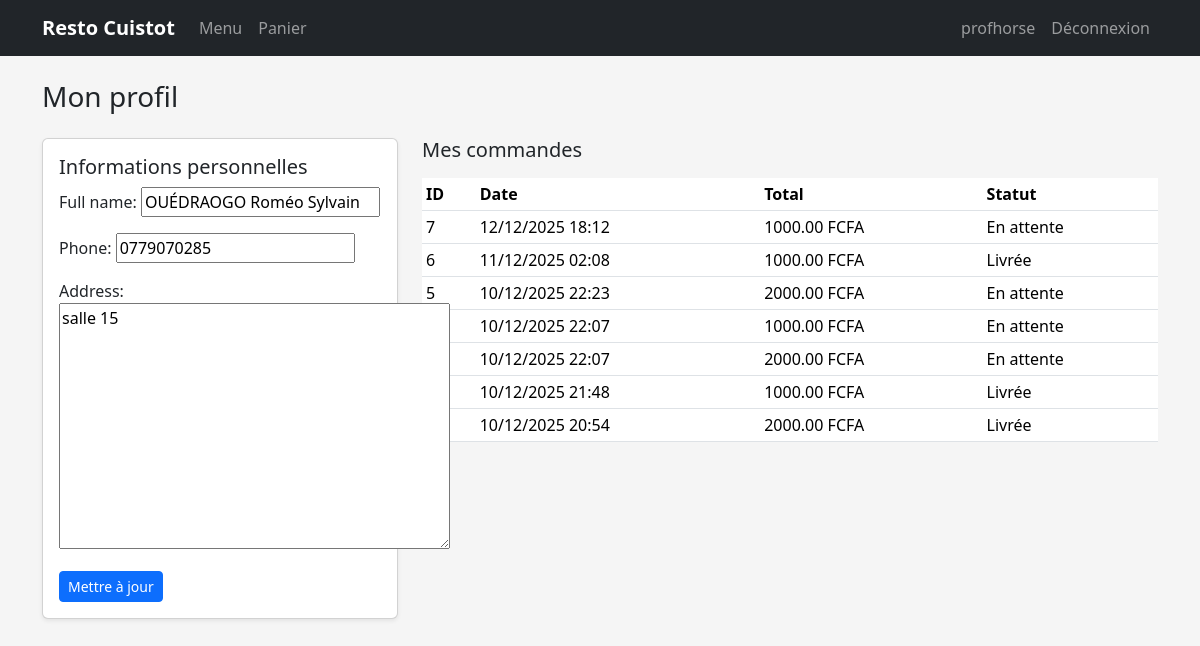
/profile/ (signed in), run on the app's committed database.
### shop/models.py (models this page shows, shortened)
class UserProfile(models.Model):
    user = models.OneToOneField(
        settings.AUTH_USER_MODEL,
        on_delete=models.CASCADE,
        related_name="profile"
    )
    full_name = models.CharField(max_length=150, blank=True)
    phone = models.CharField(max_length=30, blank=True)
    address = models.TextField(blank=True)

class Order(models.Model):
    STATUS_CHOICES = (
        ('pending', 'En attente'),
        ('confirmed', 'Confirmée'),
        ('canceled', 'Annulée'),
        ('delivered', 'Livrée'),
    )
    user = models.ForeignKey(
        settings.AUTH_USER_MODEL,
        on_delete=models.CASCADE,
        related_name='orders',
        null=True,
        blank=True,  # pour ne pas casser les anciennes commandes
    )
    created_at = models.DateTimeField(auto_now_add=True)
    customer_name = models.CharField(max_length=150)
    phone = models.CharField(max_length=30)
    address = models.TextField()
    status = models.CharField(max_length=20, choices=STATUS_CHOICES, default='pending')
    total = models.DecimalField(max_digits=10, decimal_places=2, default=0)

### shop/views.py (the view)
# urls.py: path('profile/', views.profile, name='profile'),
@login_required
def profile(request):
    profile, created = UserProfile.objects.get_or_create(user=request.user)
    if request.method == 'POST':
        form = ProfileForm(request.POST, instance=profile)
        if form.is_valid():
            form.save()
    else:
        form = ProfileForm(instance=profile)
    orders = Order.objects.filter(user=request.user).order_by('-created_at')
    return render(request, 'shop/profile.html', {
        'form': form,
        'orders': orders,
    })

### shop/forms.py
class ProfileForm(forms.ModelForm):
    class Meta:
        model = UserProfile
        fields = ['full_name', 'phone', 'address']

### backend/resto/shop/templates/shop/profile.html (shortened to what this page needs)
{% extends "base.html" %}
{% block content %}
<h1 class="h3 mb-4">Mon profil</h1>
<div class="row">
  <div class="col-md-4 mb-4">
    <div class="card card-body shadow-sm">
      <h2 class="h5">Informations personnelles</h2>
      <form method="post">
        {{ form.as_p }}
        <button type="submit" class="btn btn-primary btn-sm">Mettre à jour</button>
      </form>
    </div>
  </div>
  <div class="col-md-8">
    <h2 class="h5 mb-3">Mes commandes</h2>
    <table class="table table-sm align-middle">
      <thead>
        <tr>
          <th>ID</th>
          <th>Date</th>
          <th>Total</th>
          <th>Statut</th>
        </tr>
      </thead>
      <tbody>
        {% for order in orders %}
          <tr>
            <td>{{ order.id }}</td>
            <td>{{ order.created_at|date:"d/m/Y H:i" }}</td>
            <td>{{ order.total }} FCFA</td>
            <td>{{ order.get_status_display }}</td>
          </tr>
        {% empty %}
          <tr><td colspan="4">Aucune commande pour le moment.</td></tr>
        {% endfor %}
      </tbody>
    </table>
  </div>
</div>
{% endblock %}

### backend/resto/shop/templates/base.html (shortened to what this page needs)
{% load static %}
<!DOCTYPE html>
<html lang="fr">
<head>
  <link
    href="https://cdn.jsdelivr.net/npm/bootstrap@5.3.3/dist/css/bootstrap.min.css"
    rel="stylesheet"
  >
</head>
<body>
<nav class="navbar navbar-expand-lg navbar-dark bg-dark mb-4">
  <div class="container">
    <a class="navbar-brand" href="{% url 'shop:meal_list' %}">Resto Cuistot</a>
    <div class="collapse navbar-collapse" id="navbarNav">
      <ul class="navbar-nav me-auto">
        <li class="nav-item">
          <a class="nav-link" href="{% url 'shop:meal_list' %}">Menu</a>
        </li>
        <li class="nav-item">
          <a class="nav-link" href="{% url 'shop:cart_detail' %}">Panier</a>
        </li>
      </ul>
      <ul class="navbar-nav ms-auto">
        {% if user.is_authenticated %}
          <li class="nav-item">
            <a class="nav-link" href="{% url 'shop:profile' %}">
              {{ user.username }}
            </a>
          </li>
            <li class="nav-item">
                <a class="nav-link" href="{% url 'logout' %}?next={% url 'shop:meal_list' %}">
                Déconnexion
                </a>
            </li>
        {% endif %}
      </ul>
    </div>
  </div>
</nav>
<div class="container mb-5">
  {% block content %}{% endblock %}
</div>
</body>
</html>

### backend/resto/shop/templates/base.html (style rules this page uses)
body { background-color: #f5f5f5; }
.navbar-brand { font-weight: 700; }

### data on the page
UserProfile: full_name "OUÉDRAOGO Roméo Sylvain", phone "0779070285", address "salle 15"
Order: id "7", created_at "12/12/2025 18:12", total "1000.00", status "En attente"
Order: id "6", created_at "11/12/2025 02:08", total "1000.00", status "Livrée"
Order: id "5", created_at "10/12/2025 22:23", total "2000.00", status "En attente"
Order: created_at "10/12/2025 22:07", total "1000.00", status "En attente"
Order: created_at "10/12/2025 22:07", total "2000.00", status "En attente"
Order: created_at "10/12/2025 21:48", total "1000.00", status "Livrée"
Order: created_at "10/12/2025 20:54", total "2000.00", status "Livrée"

### other printed values
{{ user.username }} "profhorse"
